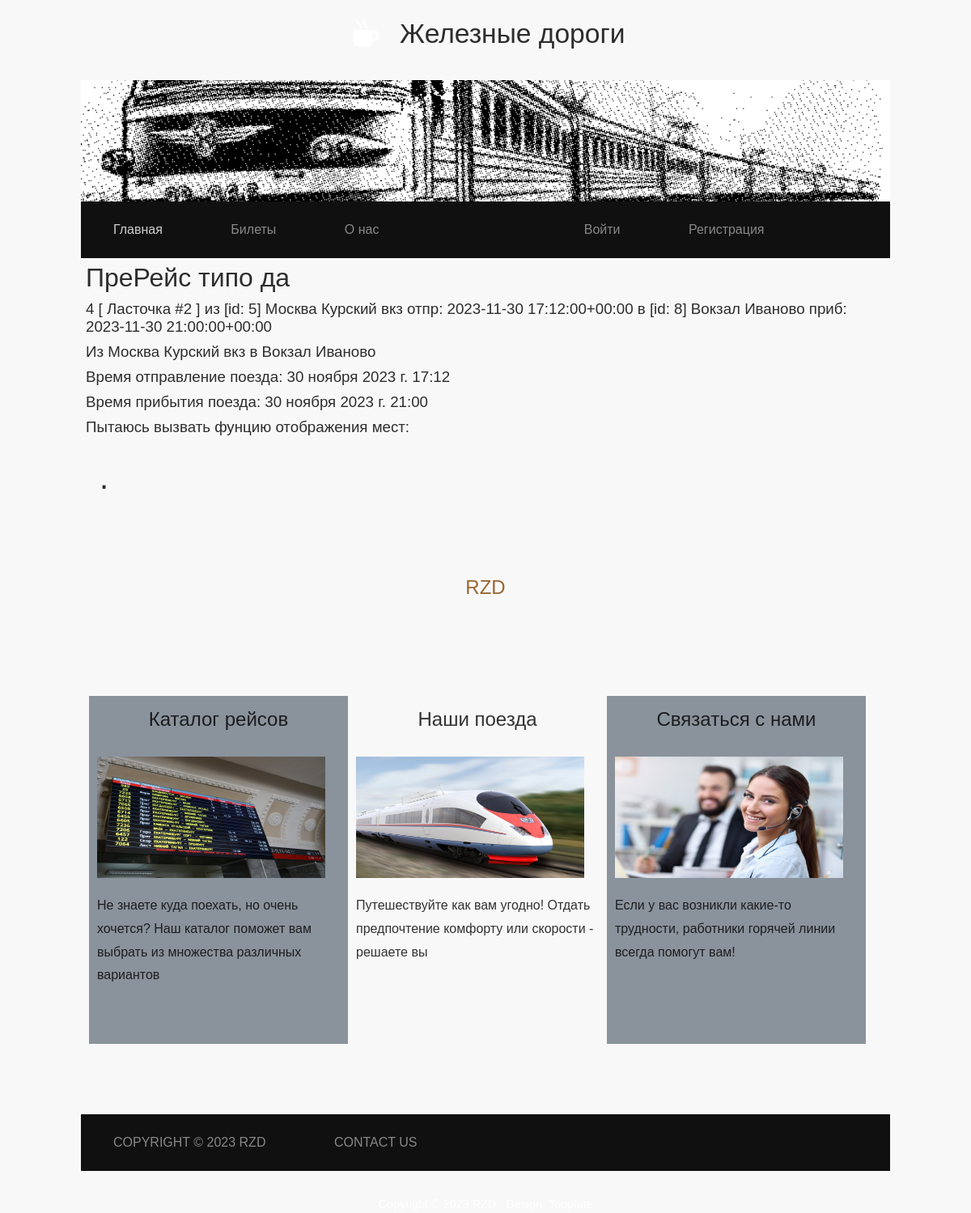
Page /timetable/route/1 on the committed database.
### timetable/models.py (models this page shows, shortened)
class PreTicket(models.Model):
    id_route = models.ForeignKey(Route, on_delete=models.CASCADE)
    dep_st_name = models.CharField('Название станции отправления', max_length=50, null=True, blank=True)
    arr_st_name = models.CharField('Название станции прибытия', max_length=50, null=True, blank=True)
    dep_time = models.DateTimeField('Время отправления', null=True, blank=True)
    arr_time = models.DateTimeField('Время прибытия', null=True, blank=True)
    tr_dep_city = models.CharField('Город отправления рейса', max_length=50, null=True, blank=True)
    tr_arr_city = models.CharField('Город прибытия рейса', max_length=50, null=True, blank=True)
    hops_count = models.IntegerField('Число хопов между этими станциями')
    day_dif = models.IntegerField('Разница в днях от эталона')

class Route(models.Model):
    id_train = models.ForeignKey(Train, on_delete=models.CASCADE)
    base_price = models.IntegerField('Базовая цена билета')  # пока что считается ценой за 1 остановку
    def __str__(self):  # колдовство
        rplist = self.find_dep_arr_obj()
        dep_rp = rplist[0]
        arr_rp = rplist[1]
        if dep_rp.exists():
            if (dep_rp[0].id != arr_rp[0].id):  # если 2 разных йопта
                return str(self.id) + " [ " + str(self.id_train.__str__()) + " ] из " + str(
                    dep_rp[0].__str__()) + " в " + str(arr_rp[0].__str__())
            return str(self.id) + " [ " + str(self.id_train.__str__()) + " ] из " + str(dep_rp[0].__str__())
        return str(self.id) + " [ " + str(self.id_train.__str__()) + " ]"
    def find_dep_arr_obj(self):
        dep_rp = RoutePoint.objects.filter(id_route=Value(self.id))
        dep_time = dep_rp.aggregate(dep_time=Min('departure_time'))
        dep_rp = dep_rp.filter(departure_time=dep_time['dep_time'])
        arr_rp = RoutePoint.objects.filter(id_route=Value(self.id))  # это немного лишнее >:(
        arr_time = arr_rp.aggregate(arrive_time=Max('arrive_time'))
        arr_rp = arr_rp.filter(arrive_time=arr_time['arrive_time'])
        rp_list = []
        rp_list.append(dep_rp)
        rp_list.append(arr_rp)
        return rp_list
    class Meta:
        verbose_name = 'Рейс'
        verbose_name_plural = 'Рейсы'

class RoutePoint(models.Model):
    id_station = models.ForeignKey(Station, on_delete=models.CASCADE)
    id_route = models.ForeignKey(Route, on_delete=models.CASCADE)
    arrive_time = models.DateTimeField('Время прибытия', null=True, blank=True)
    departure_time = models.DateTimeField('Время отправления', null=True, blank=True)
    boarding = models.BooleanField('Посадка в поезд',default=True)
    def __str__(self):  # колдовство
        if self.departure_time == None:
            return id_str(self.id) + self.id_station.station_name + "  приб: " + str(self.arrive_time)
        if self.arrive_time == None:
            return id_str(self.id) + self.id_station.station_name + " отпр: " + str(self.departure_time)
        return id_str(self.id) + self.id_station.station_name + "  приб: " + str(self.arrive_time) + " ; отпр: " + str(
            self.departure_time)
    class Meta:
        verbose_name = 'Остановка'
        verbose_name_plural = 'Остановки'

class Train(models.Model):
    train_type = models.CharField('Тип поезда', max_length=50)
    train_number = models.IntegerField('Номер поезда')
    def __str__(self):  # колдовство
        return self.train_type + " #" + str(self.id)
    class Meta:
        verbose_name = 'Поезд'
        verbose_name_plural = 'Поезда'

class Station(models.Model):
    station_name = models.CharField('Название станции', max_length=50)
    city = models.ForeignKey("City", on_delete=models.CASCADE)
    class Meta:
        verbose_name = 'Станция'
        verbose_name_plural = 'Станция'

### timetable/views.py (the view)
# urls.py: path('route/<int:pk>', views.RouteSearchDetailView.as_view(), name='route-search-detail'),
class RouteSearchDetailView(DetailView):
    model = PreTicket
    template_name = 'route/pre_details_view.html'  # шаблонч
    context_object_name = 'route'

### timetable/models.py (called while the page is built)
def id_str(id):
    return " [id: " + str(id) + "] "

### timetable/templates/route/pre_details_view.html (shortened to what this page needs)
{% extends 'main/layout.html' %}
{% block content %}
    <div class="features">
        <h1>ПреРейс типо да</h1>
        <h3>{{ route.id_route }}</h3>
        <h3> Из  {{ route.dep_st_name }} в {{ route.arr_st_name }}  </h3>
        <h3> Время отправление поезда: {{ route.dep_time }}</h3>
        <h3> Время прибытия поезда: {{ route.arr_time }} </h3>
        <h3> Пытаюсь вызвать фунцию отображения мест: </h3>
    </div>
{% endblock %}

### main/static/main/css/main.css (style rules this page uses)
* { margin: 0; padding: 0; }
body { background: red; }

### main/static/main/css/tooplate-chilling-cafe.css (style rules this page uses)
body { background-color: #3a4a58; color: #8c8c8c; font-family: "Open Sans", Arial, Helvetica, sans-serif; font-size: 17px; font-weight: 400; padding: 15px; margin: 0; }

### main/static/main/css/default.css (style rules this page uses)
html, body { height: 100%; }
body { margin: 0px; padding: 0px; background: #F8F8F8 url(images/overlay.png) repeat; font-family: 'Source Sans Pro', sans-serif; font-size: 12pt; font-weight: 400; color: rgba(0,0,0,.8); }
h1, h2, h3 { margin: 3px; padding: 3px; font-weight: 300; color: #2D2D2D; }

### rows in the picture
PreTicket: id_route "4 [ Ласточка #2 ] из [id: 5] Москва Курский вкз отпр: 2023-11-30 17:12:00+00:00 в [id: 8] Вокзал Иваново приб: 2023-11-30 21:00:00+00:00", dep_st_name "Москва Курский вкз", arr_st_name "Вокзал Иваново", dep_time "30 ноября 2023 г. 17:12", arr_time "30 ноября 2023 г. 21:00"
